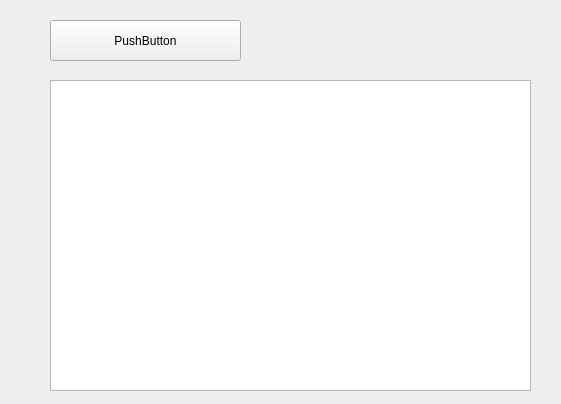
<?xml version="1.0" encoding="UTF-8"?>
<ui version="4.0">
 <class>Form</class>
 <widget class="QWidget" name="Form">
  <property name="geometry">
   <rect>
    <x>0</x>
    <y>0</y>
    <width>561</width>
    <height>404</height>
   </rect>
  </property>
  <property name="windowTitle">
   <string>Form</string>
  </property>
  <widget class="QPushButton" name="pushButton">
   <property name="geometry">
    <rect>
     <x>50</x>
     <y>20</y>
     <width>191</width>
     <height>41</height>
    </rect>
   </property>
   <property name="text">
    <string>PushButton</string>
   </property>
  </widget>
  <widget class="QTextEdit" name="textEdit">
   <property name="geometry">
    <rect>
     <x>50</x>
     <y>80</y>
     <width>481</width>
     <height>311</height>
    </rect>
   </property>
  </widget>
 </widget>
 <resources/>
 <connections>
  <connection>
   <sender>pushButton</sender>
   <signal>clicked()</signal>
   <receiver>Form</receiver>
   <slot>pushButton_click()</slot>
   <hints>
    <hint type="sourcelabel">
     <x>236</x>
     <y>46</y>
    </hint>
    <hint type="destinationlabel">
     <x>303</x>
     <y>44</y>
    </hint>
   </hints>
  </connection>
 </connections>
 <slots>
  <slot>pushButton_click()</slot>
 </slots>
</ui>
